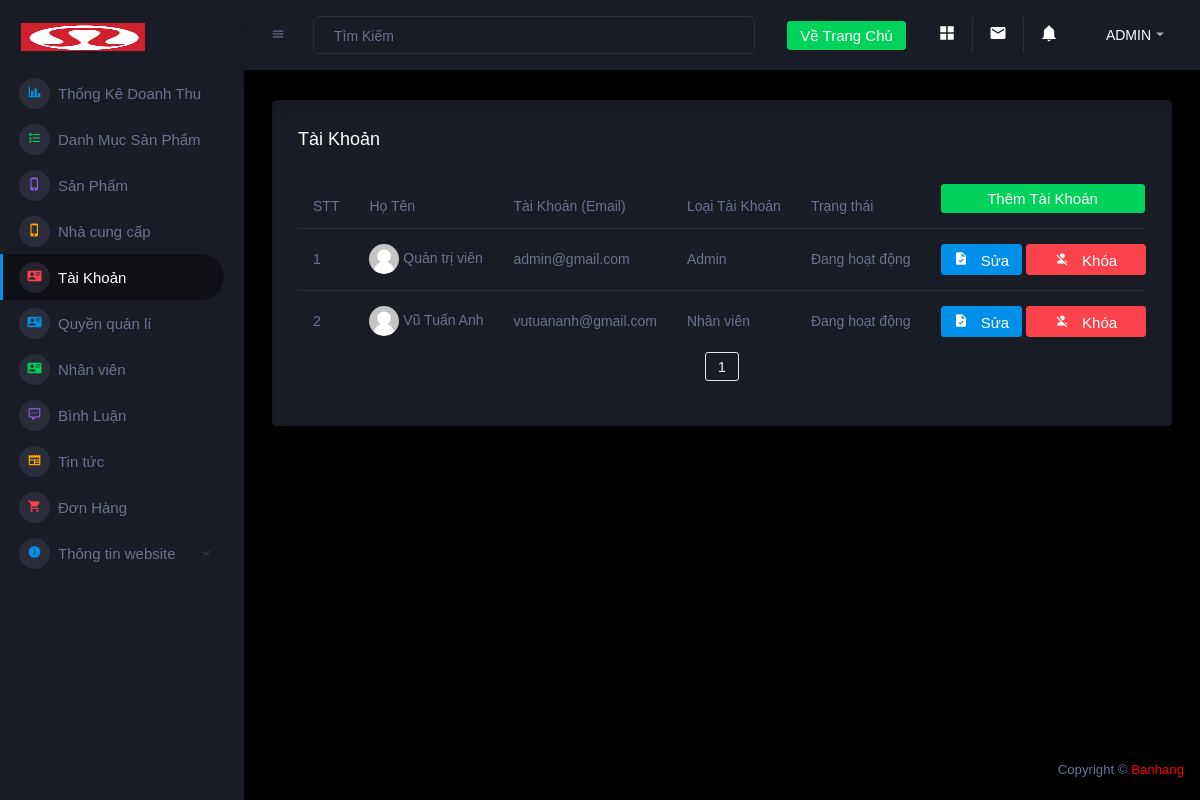
Before: /admin/account.php (signed in) with the older database file.
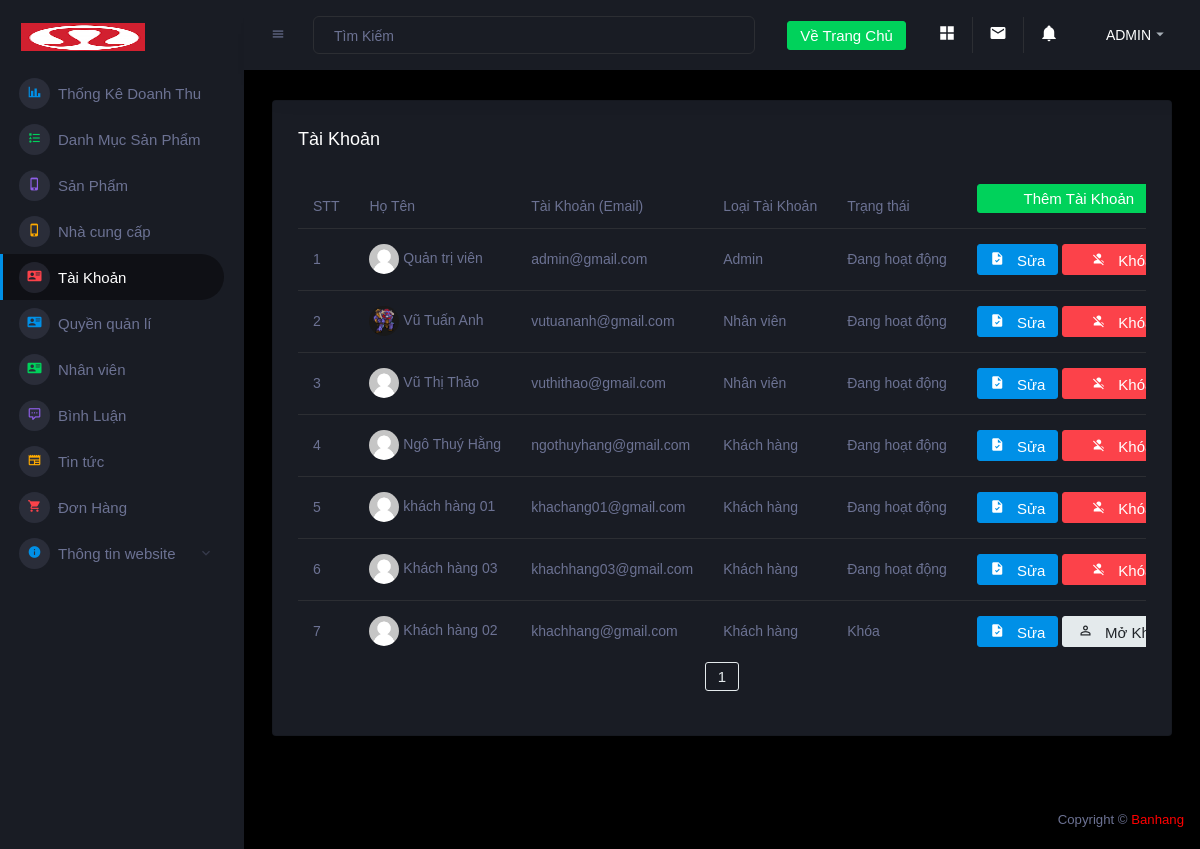
After: the same page with the newer database file.
### tables this page shows
CREATE TABLE `taikhoan` (
  `id` int(11) NOT NULL,
  `taikhoan` varchar(55) NOT NULL,
  `matkhau` varchar(50) NOT NULL,
  `hoten` varchar(100) NOT NULL,
  `anh` text NOT NULL,
  `sdt` text NOT NULL,
  `diachi` varchar(255) NOT NULL,
  `phanquyen` int(11) NOT NULL DEFAULT 0,
  `superuser` tinyint(4) NOT NULL DEFAULT 0,
  `status` int(11) NOT NULL DEFAULT 0
);

### connect.php (called while the page is built, shortened)
<?php
function selectAll($sql)
{
    $result = $GLOBALS['conn']->query($sql);
    return $result;
}

### admin/account.php (the view, shortened to what the rows shown need)
<?php
include 'header.php';
if (isset($_COOKIE["user"])) {
  $user = $_COOKIE["user"];
  foreach (selectAll("SELECT * FROM taikhoan WHERE taikhoan='$user'") as $row) {
    $permission = $row['phanquyen'];
  }
  if ($permission == 1 || $permission == 0) {
?>
    <div class="main-panel">
      <div class="content-wrapper">
        <div class="row ">
          <div class="col-12 grid-margin">
            <div class="card">
              <div class="card-body">
                <div class="table-responsive">
                  <table class="table">
                    <thead>
                      <tr>
                        <th class="addfont" style="width: 100px">STT</th>
                        <th class="addfont" style="width: 500px">Họ Tên</th>
                        <th class="addfont" style="width: 400px">Tài Khoản (Email)</th>
                        <th class="addfont" style="width: 300px">Loại Tài Khoản</th>
                        <th class="addfont" style="width: 300px">Trạng thái</th>
                        <th class="addfont"><a type="button" class="btn btn-success btn-fw" style="width: 204px" href="addaccount.php">Thêm Tài Khoản</a></th>
                      </tr>
                    </thead>
                    <tbody>
                      <?php
                      $stt = 1;
                      $item_per_page = !empty($_GET['per_page']) ? $_GET['per_page'] : 8;
                      $current_page = !empty($_GET['page']) ? $_GET['page'] : 1;
                      $offset = ($current_page - 1) * $item_per_page;
                      foreach (selectAll("SELECT * FROM taikhoan ORDER BY status ASC LIMIT $item_per_page OFFSET $offset") as $row) {
                      ?>
                        <tr>
                          <td>
                            <?= $stt++ ?></td>
                          <td>
                            <img src="<?= empty($row['anh']) ? '../img/account/user.png' : '../img/account/' . $row['anh'] . '' ?>" alt="image">
                            <span class="addfont"><?= $row['hoten'] ?></span>
                          </td>
                          <td class="addfont">
                            <?= $row['taikhoan'] ?>
                          </td>
                          <td class="addfont">
                            <?php
                            $roleName = '';
                            if ($row['phanquyen'] == 1) {
                              $roleName = 'Nhân viên';
                            } elseif ($row['phanquyen'] == 2) {
                              $roleName = 'Khách hàng';
                            } elseif ($row['phanquyen'] == 0) {
                              $roleName = 'Admin';
                            } else {
                              $roleName = 'Unknown';
                            }
                            ?>
                            <?= $roleName ?>
                          </td>
                          <td class="addfont">
                            <?= $row['status'] == 0 ? 'Đang hoạt động' : 'Khóa' ?>
                          </td>
                          <td>
                            <a type="button" class="btn btn-primary btn-icon-text addfont" href="editaccount.php?id=<?= $row['id'] ?>">
                              <i class="mdi mdi-file-check btn-icon-prepend"></i> Sửa </a>
                            <?php
                            $status = $row['status'];
                            if ($status == 0) {
                            ?>
                              <a type="button" class="btn btn-danger btn-icon-text addfont" style="width: 120px" href="?id=<?= $row['id'] ?>" onclick="return confirm('Bạn có muốn khóa tài khoản này không?')">
                                <i class="mdi mdi-account-off btn-icon-prepend"></i> Khóa </a>
                            <?php
                            } else {
                            ?>
                              <a type="button" class="btn btn-secondary btn-icon-text addfont" style="width: 120px" href="?id=<?= $row['id'] ?>" onclick="return confirm('Bạn có muốn mở tài khoản này không?')">
                                <i class="mdi mdi-account-outline btn-icon-prepend"></i> Mở Khóa</a>
                            <?php
                            }
                            ?>
                          </td>
                        </tr>
                      <?php
                      }
                      ?>
                    </tbody>
                  </table>
                </div>
              </div>
            </div>
          </div>
        </div>
      </div>
  <?php
  }
}
include 'footer.php';
  ?>

Changed rows visible on the page:
changed taikhoan "Vũ Tuấn Anh": anh: picture added in place of a placeholder
added taikhoan: hoten "Vũ Thị Thảo", taikhoan "vuthithao@gmail.com", phanquyen "Nhân viên", status "Đang hoạt động"
added taikhoan: hoten "Ngô Thuý Hằng", taikhoan "ngothuyhang@gmail.com", phanquyen "Khách hàng", status "Đang hoạt động"
added taikhoan: hoten "khách hàng 01", taikhoan "khachang01@gmail.com", phanquyen "Khách hàng", status "Đang hoạt động"
added taikhoan: hoten "Khách hàng 03", taikhoan "khachhang03@gmail.com", phanquyen "Khách hàng", status "Đang hoạt động"
added taikhoan: hoten "Khách hàng 02", taikhoan "khachhang@gmail.com", phanquyen "Khách hàng", status "Khóa"
